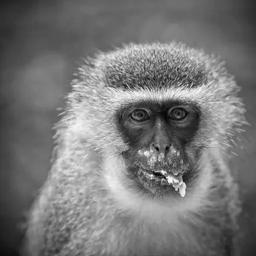
#> input picture b2_a.png, 256 x 256 px
$ python A2_otsu_thresholding.py
#> lines starting #> are read from the running program, lines starting #| are printed output that depends on the picture; after the words box and inside, x2 and y2 are one past the last pixel; in counts of white or black regions, pixels touching at a corner belong together
import math

import cv2
import numpy as np
from PIL import Image
from matplotlib import pyplot as plt


def manual_threshold(im_in, threshold):
    # Threshold image with the threshold of your choice
    manual_thresh_img = im_in
    for i in range(len(im_in)):
        manual_thresh_img[i] = 255 if im_in[i] > threshold else 0
    return manual_thresh_img


def create_pdf(im_in, im_size):
    # Create normalized intensity histogram from an input image
    no_of_pixels = [0] * 256
    total_pixels = len(im_in)

    for pixel_value in im_in:
        no_of_pixels[pixel_value] += 1

    pdf = []
    for count in no_of_pixels:
        pdf.append(count / total_pixels)

    return pdf


def plot_pdf(pdf, im_size):
    plt.plot(range(256), pdf, color='r')
    plt.title('Probability Density Function (PDF) of the image')
    plt.xlabel('Pixel Intensity')
    plt.ylabel('Probability Density Value')
    plt.xlim(0, 255)
    plt.show()


# [36 lines left out: function otsu_threshold, not called in this run]


def plot_image(img_data, im_size):
    equalized_image = np.array(img_data).reshape((im_size, im_size)).astype(np.uint8)

    plt.figure(figsize=(6, 6))
    plt.imshow(equalized_image, cmap='gray', vmin=0, vmax=im_size - 1)
    plt.title('Image after thresholding')
    plt.axis('off')
    plt.show()


# [7 lines left out: function plot_inter_class_variance, not called in this run]


img_path = 'b2_a.png'

img_data = Image.open(img_path)
#> img_data is the input picture: PIL image 256x256 L; min 0, max 255, mean 118.5
img_data_for_otsu = img_data

img_data = list(img_data.getdata())
#> img_data = 65536 items
im_size = int(math.sqrt(len(img_data)))
#> im_size = 256

pdf = create_pdf(img_data, im_size)
#> in create_pdf, `total_pixels = len(im_in)`: total_pixels = 65536
#> the loop in create_pdf, `for pixel_value in im_in:` made 65536 passes
#> pixel_value on passes 1 to 3: 30, 30, 31
#> after the loop in create_pdf, `for pixel_value in im_in:`: no_of_pixels = 256 values, max 1022 at index 101, min 0 at index 2, mean 256
#> the loop in create_pdf, `for count in no_of_pixels:` made 256 passes
#> count on passes 1, 3, 4: 5, 0, 2
#> after the loop in create_pdf, `for count in no_of_pixels:`: pdf = 256 values, max 0.0156 at index 101, min 0 at index 2, mean 0.00391
plot_pdf(pdf, im_size)
#> in plot_pdf, `plt.show()`:
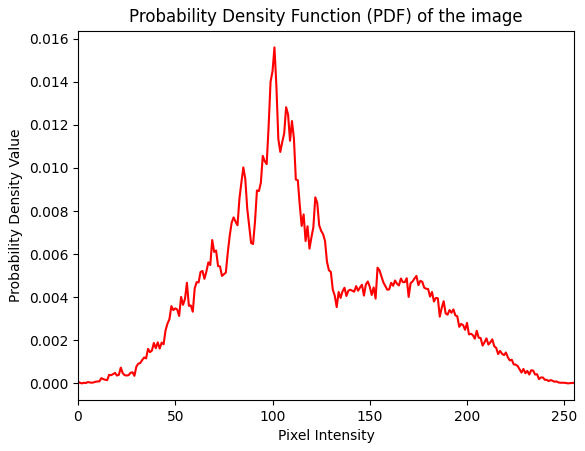
#> figure drawn by matplotlib, 1 panel; curve peaks at x = 101, y = 0.0156

choice = int(input('Enter which thresholding you want to apply: (1 for manual, 2 for otsu)'))
#> the answer given: 1

if choice == 1:
    threshold_img_manual = manual_threshold(img_data, 110)
#> in manual_threshold, `manual_thresh_img = im_in`: manual_thresh_img = 65536 items
#> threshold_img_manual = 65536 items
    plot_image(threshold_img_manual, im_size)
#> in plot_image, `equalized_image = np.array(img_data).reshape((im_size, im_size)).astyp..`:
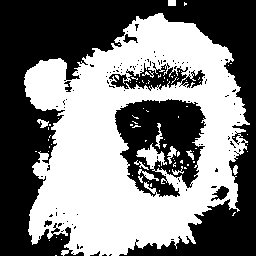
#> equalized_image: shape (256, 256); 49.1% white; 84 white regions (72 under 20 px), largest, box (x1, y1, x2, y2) and area: (24, 13, 250, 256) 31369, (138, 169, 159, 181) 84, (155, 123, 163, 149) 78
elif choice == 2:
    threshold_img_otsu, inter_class_variances = otsu_threshold(img_data, im_size)

    plot_image(threshold_img_otsu, im_size)

    thresholds = list(range(im_size))

    otsu_threshold, image_result = cv2.threshold(np.array(img_data_for_otsu), 0, 255,
                                                 cv2.THRESH_BINARY + cv2.THRESH_OTSU)
    print("Otsu threshold value obtained by using CV = ", otsu_threshold)

    max_value = max(inter_class_variances)
    for i in range(len(inter_class_variances)):
        if inter_class_variances[i] == max_value:
            print(i, inter_class_variances[i])

    plot_inter_class_variance(thresholds, inter_class_variances)

$ run again, with b2_b.png copied over b2_a.png
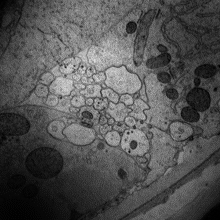
#> input picture b2_b.png, 220 x 220 px
#> img_data is the input picture: PIL image 220x220 L; min 0, max 220, mean 81.5
#> img_data = 48400 items
#> im_size = 220
#> total_pixels = 48400
#> the loop in create_pdf, `for pixel_value in im_in:` made 48400 passes
#> pixel_value on passes 3 to 5: 0, 2, 3
#> after the loop in create_pdf, `for pixel_value in im_in:`: no_of_pixels = 256 values, max 2311 at index 82, min 0 at index 4, mean 189.1
#> the loop in create_pdf, `for count in no_of_pixels:` made 256 passes
#> count on passes 1 to 3: 63, 408, 74
#> after the loop in create_pdf, `for count in no_of_pixels:`: pdf = 256 values, max 0.0477 at index 82, min 0 at index 4, mean 0.00391
#> in plot_pdf, `plt.show()`:
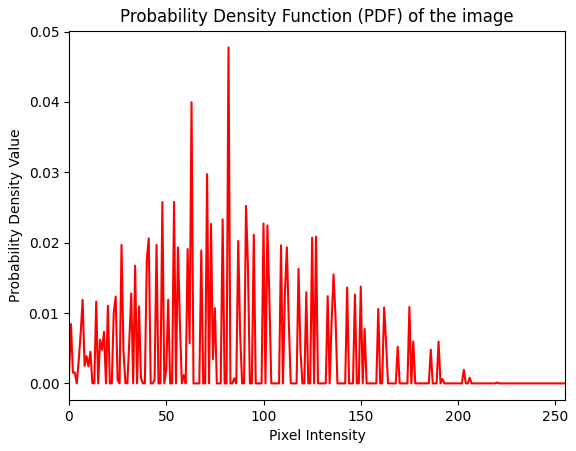
#> figure drawn by matplotlib, 1 panel; curve peaks at x = 82, y = 0.0477
#> manual_thresh_img = 48400 items
#> in plot_image, `equalized_image = np.array(img_data).reshape((im_size, im_size)).astyp..`:
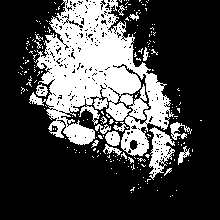
#> equalized_image: shape (220, 220); 27.4% white; 214 white regions (197 under 20 px), largest, box (x1, y1, x2, y2) and area: (29, 0, 174, 156) 11061, (149, 127, 175, 180) 660, (170, 122, 192, 140) 170
